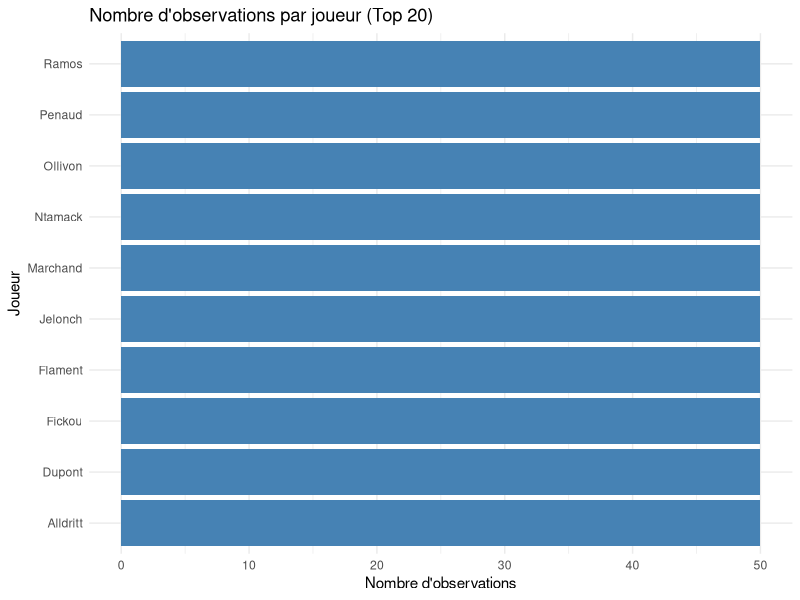
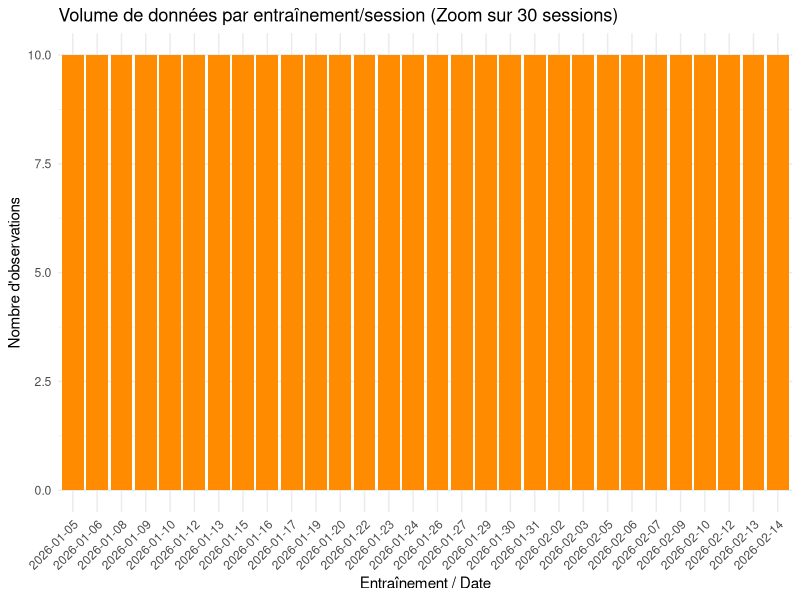
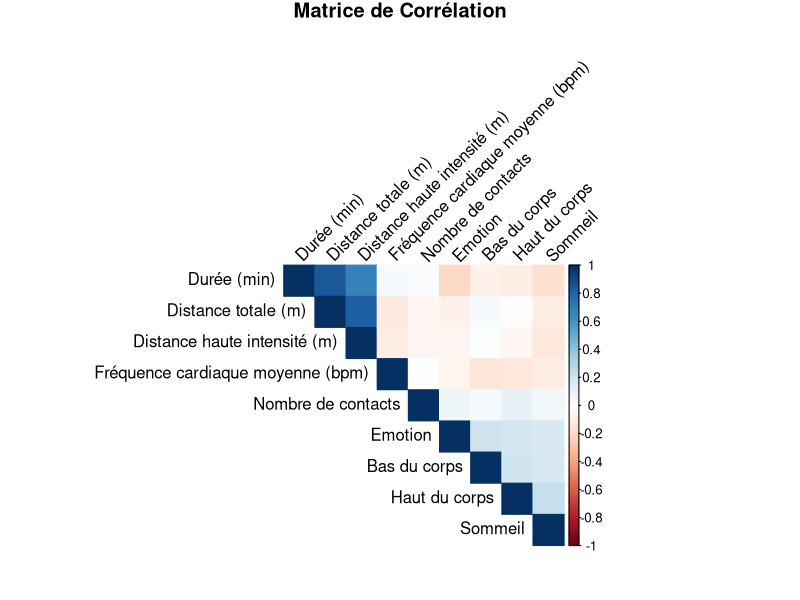

These figures' R source, in order:
## ---- chunk 1
knitr::opts_chunk$set(echo = TRUE, warning = FALSE, message = FALSE)
## ---- chunk 2
# Chargement des librairies nécessaires
library(ggplot2)
library(dplyr)
library(readxl)
library(tidyr)
## ---- chunk 3
# Importation du jeu de données
dataset <- read_excel("data/rugby.xlsx")
# write to CSV
write.csv(dataset, "data/rugby.csv", row.names = FALSE)
## ---- chunk 4
# Dimensions du jeu de données (lignes, colonnes)
dim_data <- dim(dataset)
cat("Le jeu de données contient", dim_data[1], "observations (lignes) et", dim_data[2], "variables (colonnes).\n")

# Aperçu des premières lignes
head(dataset)
## ---- chunk 5
# Structure des variables (types, etc.)
str(dataset)

# Résumé statistique des variables
summary(dataset)

# Nom des colonnes :
colonnes <- colnames(dataset)
cat("\n--- Noms des colonnes ---\n")
print(colonnes)

# Calcul du nombre de valeurs manquantes par variable
na_counts <- sapply(dataset, function(x) sum(is.na(x)))
cat("\n--- Variables avec des valeurs manquantes ---\n")
na_counts_filtered <- na_counts[na_counts > 0]
if(length(na_counts_filtered) > 0) {
  print(na_counts_filtered)
} else {
  cat("Aucune valeur manquante détectée.\n")
}
## ---- chunk 6
# Identification automatique potentielle des colonnes 
noms_colonnes <- colnames(dataset)

# Cherchons des colonnes pour le joueur
col_joueur <- grep("player|joueur|nom|id", noms_colonnes, ignore.case = TRUE, value = TRUE)[1]

# Cherchons des colonnes pour l'entraînement/session
col_entrainement <- grep("session|entrainement|training|date", noms_colonnes, ignore.case = TRUE, value = TRUE)[1]

# Analyse Joueurs
if (!is.na(col_joueur)) {
  cat("\nVariable identifiant les joueurs :", col_joueur, "\n")
  n_joueurs <- n_distinct(dataset[[col_joueur]])
  cat("Nombre de joueurs distincts :", n_joueurs, "\n")
  
  cat("\nRépartition des observations par joueur (Top 10) :\n")
  print(
    dataset %>%
      count(!!sym(col_joueur), sort = TRUE) %>%
      head(10)
  )
} else {
  cat("\nAucune colonne de joueur clairement identifiée. Modifiez `col_joueur` manuellement.\n")
}

# Analyse Entraînements
if (!is.na(col_entrainement)) {
  cat("\nVariable identifiant les entraînements :", col_entrainement, "\n")
  n_entrainements <- n_distinct(dataset[[col_entrainement]])
  cat("Nombre d'entraînements distincts :", n_entrainements, "\n")
  
  cat("\nRépartition des observations par entraînement (Top 10) :\n")
  print(
    dataset %>%
      count(!!sym(col_entrainement), sort = TRUE) %>%
      head(10)
  )
} else {
  cat("\nAucune colonne d'entraînement clairement identifiée. Modifiez `col_entrainement` manuellement.\n")
}
## ---- chunk 7
# Graphique : Nombre d'observations par joueur
if (!is.na(col_joueur)) {
  p_joueur <- dataset %>%
    count(!!sym(col_joueur)) %>%
    top_n(20, n) %>%
    ggplot(aes(x = reorder(!!sym(col_joueur), n), y = n)) +
    geom_col(fill = "steelblue") +
    coord_flip() +
    theme_minimal() +
    labs(title = "Nombre d'observations par joueur (Top 20)",
         x = "Joueur",
         y = "Nombre d'observations")
  print(p_joueur)
}

# Graphique : Nombre d'observations par entraînement
if (!is.na(col_entrainement)) {
  p_entrainement <- dataset %>%
    count(!!sym(col_entrainement)) %>%
    # Limitation pour la lisibilité si trop de sessions
    head(30) %>% 
    ggplot(aes(x = factor(!!sym(col_entrainement)), y = n)) +
    geom_col(fill = "darkorange") +
    theme_minimal() +
    theme(axis.text.x = element_text(angle = 45, hjust = 1)) +
    labs(title = "Volume de données par entraînement/session (Zoom sur 30 sessions)",
         x = "Entraînement / Date",
         y = "Nombre d'observations")
  print(p_entrainement)
}
## ---- chunk 8
# Sélection des variables numériques pour la corrélation
numeric_vars <- dataset %>%
  select_if(is.numeric)
# Calcul de la matrice de corrélation
cor_matrix <- cor(numeric_vars, use = "pairwise.complete.obs")
# Visualisation de la matrice de corrélation
library(corrplot)
corrplot(cor_matrix, method = "color", type = "upper", tl.col =
         "black", tl.srt = 45, title = "Matrice de Corrélation", mar = c(0,0,1,0))
